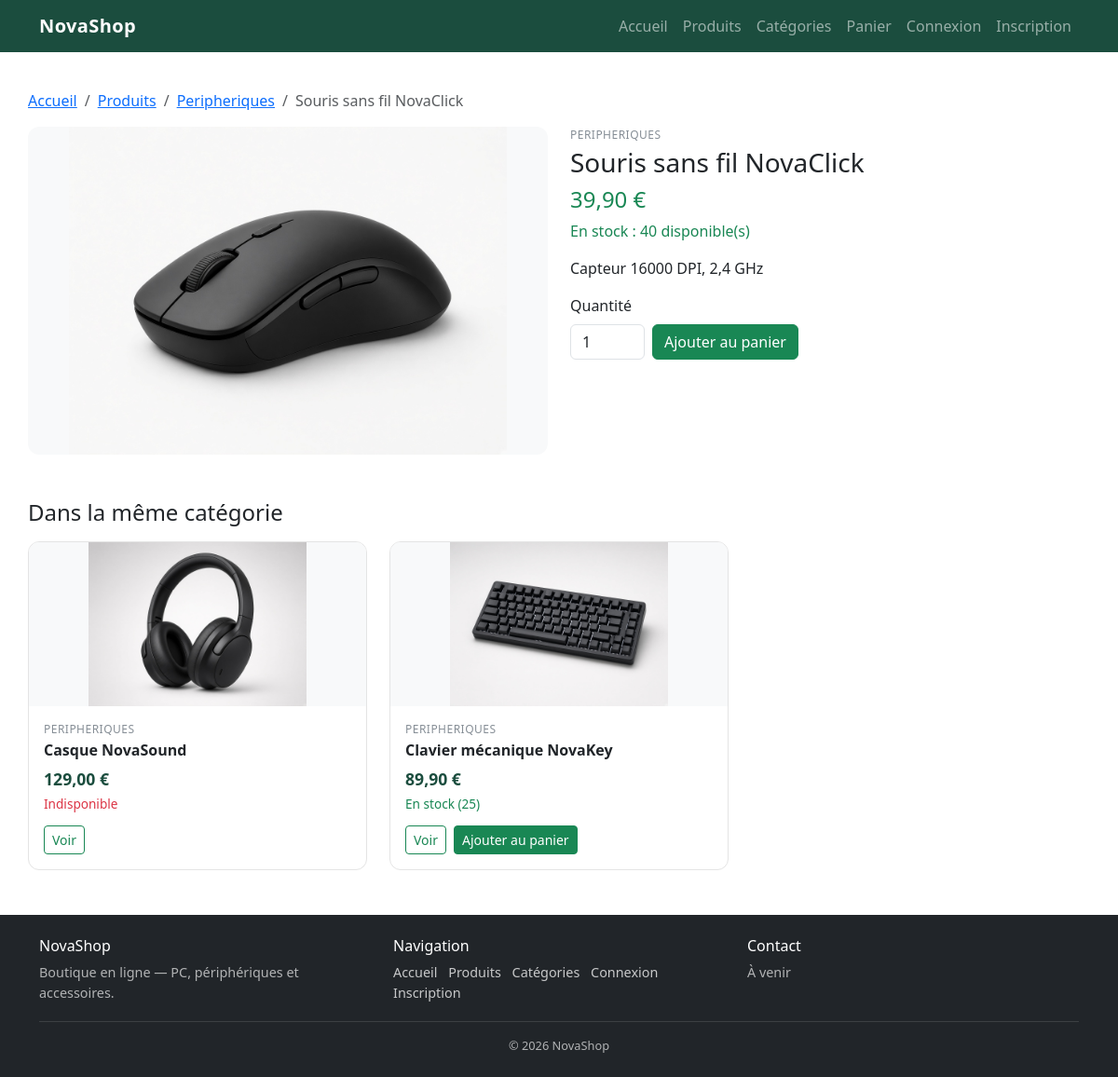
Page /produit.php?id=4 on the committed database.
### tables this page shows
CREATE TABLE products (
    id INT UNSIGNED AUTO_INCREMENT PRIMARY KEY,
    category_id INT UNSIGNED NOT NULL,
    nom VARCHAR(150) NOT NULL,
    description TEXT,
    prix DECIMAL(10, 2) NOT NULL,
    stock INT UNSIGNED NOT NULL DEFAULT 0,
    image VARCHAR(255) DEFAULT NULL,
    actif TINYINT(1) NOT NULL DEFAULT 1,
    CONSTRAINT fk_products_category
        FOREIGN KEY (category_id) REFERENCES categories(id)
        ON UPDATE CASCADE
        ON DELETE RESTRICT
);

CREATE TABLE categories (
    id INT UNSIGNED AUTO_INCREMENT PRIMARY KEY,
    nom VARCHAR(100) NOT NULL,
    description VARCHAR(255) DEFAULT NULL
);

### includes/functions.php (called while the page is built, shortened)
<?php
function e(?string $value): string
{
    return htmlspecialchars($value ?? '', ENT_QUOTES, 'UTF-8');
}

### includes/catalogue.php (called while the page is built, shortened)
<?php
function formatPrix(string|float $prix): string
{
    return number_format((float) $prix, 2, ',', ' ') . ' €';
}
function estDisponible(array $produit): bool
{
    return (int) $produit['actif'] === 1 && (int) $produit['stock'] > 0;
}
function urlProduit(int $id): string
{
    return BASE_URL . '/produit.php?id=' . $id;
}
function imageProduit(array $produit): ?string
{
    $image = trim((string) ($produit['image'] ?? ''));
    return $image === '' ? null : BASE_URL . '/public/img/' . $image;
}

### produit.php (the view, shortened to what this page needs)
<?php
require_once __DIR__ . '/includes/functions.php';
require_once __DIR__ . '/includes/catalogue.php';
require_once __DIR__ . '/config/database.php';
$id = (int) ($_GET['id'] ?? 0);
$stmt = $pdo->prepare(
    'SELECT p.id, p.nom, p.description, p.prix, p.stock, p.actif, p.image,
            p.category_id, c.nom AS categorie_nom
     FROM products p
     INNER JOIN categories c ON c.id = p.category_id
     WHERE p.id = ? AND p.actif = 1
     LIMIT 1'
);
$stmt->execute([$id]);
$produit = $stmt->fetch();
    ?>
    <?php
$stmt = $pdo->prepare(
    'SELECT p.id, p.nom, p.prix, p.stock, p.actif, p.image, c.nom AS categorie_nom
     FROM products p
     INNER JOIN categories c ON c.id = p.category_id
     WHERE p.actif = 1 AND p.category_id = ? AND p.id != ?
     ORDER BY p.nom
     LIMIT 3'
);
$stmt->execute([(int) $produit['category_id'], (int) $produit['id']]);
$similaires = $stmt->fetchAll();
$image = imageProduit($produit);
$disponible = estDisponible($produit);
require __DIR__ . '/includes/header.php';
?>
<nav aria-label="Fil d’Ariane" class="mb-3">
    <ol class="breadcrumb small mb-0">
        <li class="breadcrumb-item"><a href="<?= e(BASE_URL) ?>/index.php">Accueil</a></li>
        <li class="breadcrumb-item"><a href="<?= e(BASE_URL) ?>/produits.php">Produits</a></li>
        <li class="breadcrumb-item">
            <a href="<?= e(BASE_URL) ?>/produits.php?category_id=<?= e((string) $produit['category_id']) ?>">
                <?= e($produit['categorie_nom']) ?>
            </a>
        </li>
        <li class="breadcrumb-item active" aria-current="page"><?= e($produit['nom']) ?></li>
    </ol>
</nav>
<div class="row g-4">
    <div class="col-12 col-md-6">
        <?php if ($image !== null): ?>
            <img class="product-detail-image" src="<?= e($image) ?>" alt="<?= e($produit['nom']) ?>">
        <?php else: ?>
            <div class="product-detail-image product-thumb-empty">Pas d’image</div>
        <?php endif; ?>
    </div>
    <div class="col-12 col-md-6">
        <p class="product-category mb-1"><?= e($produit['categorie_nom']) ?></p>
        <h1 class="h3"><?= e($produit['nom']) ?></h1>
        <p class="h4 text-success"><?= e(formatPrix($produit['prix'])) ?></p>
        <?php if ($disponible): ?>
            <p class="text-success">En stock : <?= e((string) $produit['stock']) ?> disponible(s)</p>
        <?php else: ?>
            <p class="text-danger">Rupture de stock</p>
        <?php endif; ?>
        <p><?= nl2br(e((string) $produit['description'])) ?></p>
        <?php if ($disponible): ?>
            <form class="row g-2 align-items-end" method="post" action="<?= e(BASE_URL) ?>/panier.php">
                <div class="col-auto">
                    <label class="form-label" for="quantite">Quantité</label>
                    <input class="form-control cart-qty" type="number" id="quantite" name="quantite"
                           min="1" max="<?= e((string) min((int) $produit['stock'], PANIER_QUANTITE_MAX)) ?>" value="1">
                </div>
                <div class="col-auto">
                    <button class="btn btn-success" type="submit">Ajouter au panier</button>
                </div>
            </form>
        <?php else: ?>
            <div class="alert alert-secondary mb-0">Ce produit n’est pas commandable pour le moment.</div>
        <?php endif; ?>
    </div>
</div>
<?php if ($similaires !== []): ?>
    <section class="mt-4 mt-lg-5">
        <h2 class="h4 mb-3">Dans la même catégorie</h2>
        <div class="row g-3 g-lg-4">
            <?php foreach ($similaires as $produit): ?>
                <div class="col-12 col-sm-6 col-lg-4">
                    <?php require __DIR__ . '/includes/product_card.php'; ?>
                </div>
            <?php endforeach; ?>
        </div>
    </section>
<?php endif; ?>
<?php require __DIR__ . '/includes/footer.php'; ?>

### includes/product_card.php (shortened to what this page needs)
<?php
$image = imageProduit($produit);
$disponible = estDisponible($produit);
?>
<article class="product-card">
    <?php if ($image !== null): ?>
        <img class="product-thumb" src="<?= e($image) ?>" alt="<?= e($produit['nom']) ?>">
    <?php else: ?>
        <div class="product-thumb product-thumb-empty">Pas d’image</div>
    <?php endif; ?>
    <div class="product-body">
        <p class="product-category"><?= e($produit['categorie_nom']) ?></p>
        <h3 class="product-name"><?= e($produit['nom']) ?></h3>
        <p class="product-price"><?= e(formatPrix($produit['prix'])) ?></p>
        <?php if ($disponible): ?>
            <p class="product-stock text-success">En stock (<?= e((string) $produit['stock']) ?>)</p>
        <?php else: ?>
            <p class="product-stock text-danger">Indisponible</p>
        <?php endif; ?>
        <div class="product-actions">
            <a class="btn btn-outline-success btn-sm" href="<?= e(urlProduit((int) $produit['id'])) ?>">Voir</a>
            <?php if ($disponible): ?>
                <form method="post" action="<?= e(BASE_URL) ?>/panier.php">
                    <button class="btn btn-success btn-sm" type="submit">Ajouter au panier</button>
                </form>
            <?php endif; ?>
        </div>
    </div>
</article>

### public/css/style.css (style rules this page uses)
.product-card { display: flex; flex-direction: column; height: 100%; border: 1px solid #e4e4e4; border-radius: 0.75rem; overflow: hidden; background: #fff; }
.product-thumb { width: 100%; height: 10rem; object-fit: contain; background: #f8f9fa; }
.product-body { display: flex; flex-direction: column; flex-grow: 1; padding: 1rem; }
.product-category { margin-bottom: 0.25rem; font-size: 0.75rem; text-transform: uppercase; letter-spacing: 0.04em; color: #868e96; }
.product-name { font-size: 1rem; font-weight: 600; margin-bottom: 0.5rem; }
.product-price { font-size: 1.1rem; font-weight: 700; color: #1b4d3e; margin-bottom: 0.25rem; }
.product-stock { font-size: 0.85rem; margin-bottom: 0.75rem; }
.product-actions { display: flex; flex-wrap: wrap; gap: 0.5rem; margin-top: auto; }
.cart-qty { width: 5rem; }
.product-detail-image { width: 100%; height: 16rem; object-fit: contain; background: #f8f9fa; border-radius: 0.75rem; }
@media (min-width: 992px) { .product-thumb { height: 11rem; } }
@media (min-width: 992px) { .product-detail-image { height: 22rem; } }

### rows in the picture
products: category.nom "Peripheriques", nom "Souris sans fil NovaClick", image (picture), category.nom "PERIPHERIQUES", prix "39,90 €", stock "40", description "Capteur 16000 DPI, 2,4 GHz"
products: image (picture), category.nom "PERIPHERIQUES", nom "Casque NovaSound", prix "129,00 €", actif "Indisponible"
products: image (picture), category.nom "PERIPHERIQUES", nom "Clavier mécanique NovaKey", prix "89,90 €", stock "25"
